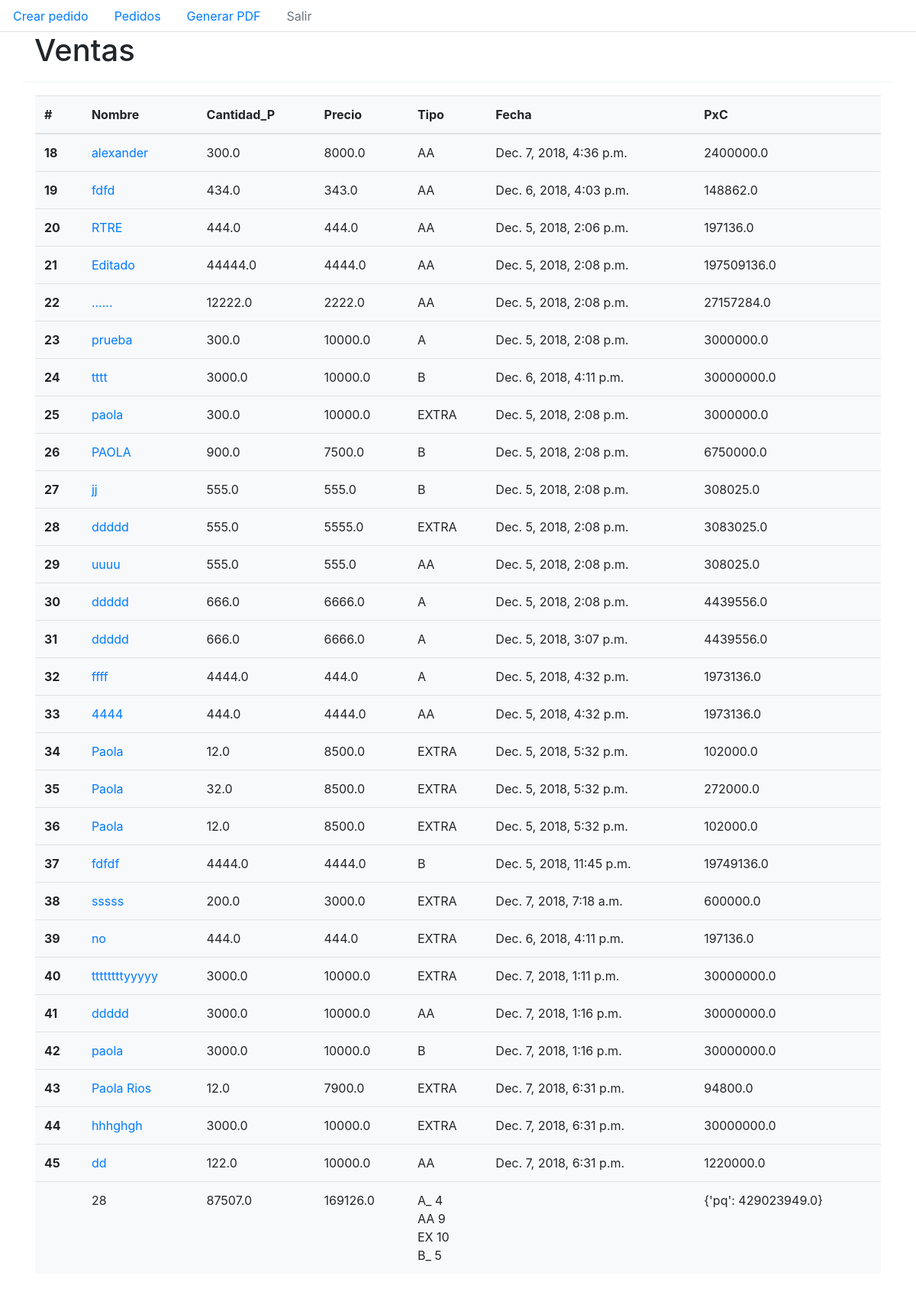
Screenshot of /core/table_eggs/ (signed in) with the database file from the repository.
### eggs/models.py (models this page shows, shortened)
class Eggs(models.Model):
    customer = models.CharField(max_length=200)
    quantity = models.FloatField(default=0)
    price = models.FloatField(default=0)
    type = models.CharField(max_length=6)
    pub_date = models.DateTimeField('date published')

### core/views.py (the view, shortened to what this page needs)
# urls.py: path('table_eggs/', views.GenerateHt.as_view(), name='table_eggs'),
class GenerateHt(View):
    def get(self, request, *args, **kwargs):
        if request.user.is_authenticated:
            posts = Eggs.objects.all()
            count = Eggs.objects.count()
            print(request)
            type_a = Eggs.objects.filter(type='A').count()
            type_aa = Eggs.objects.filter(type='AA').count()
            type_extra= Eggs.objects.filter(type='EXTRA').count()
            type_b = Eggs.objects.filter(type='B').count()
            price =  Eggs.objects.aggregate(price_e=Sum('price'))
            pricee = price['price_e']
            quantity = Eggs.objects.aggregate(quantity_Y=Sum('quantity'))
            quantityy = quantity['quantity_Y']
            price_p = Eggs.objects.extra(select={
                'result': 'price*quantity', })
            pospri = zip(posts, price_p)
            total_price_p = Eggs.objects.aggregate(pq=Sum(F('quantity')*F('price')))
            print(total_price_p)
            context = {'posts': posts, 'count': count, 'price': price,
                       'type_aa': type_aa, 'type_extra': type_extra,
                       'type_b': type_b,   'quantity': quantity,
                       'type_a': type_a, 'pricee': pricee, 'quantityy': quantityy, 'price_p': price_p,
                       'total_price_p': total_price_p,'pospri':pospri
                       }
            return render(request, 'core/invoice.html', context)
        else:
            return redirect(reverse('login-view'))

### core/templates/core/invoice.html (shortened to what this page needs)
 <!doctype html>
<html lang="en">
  <head>
      <link rel="stylesheet" href="https://stackpath.bootstrapcdn.com/bootstrap/4.1.3/css/bootstrap.min.css">
  </head>
  <body>
  <header >
    <ul class="nav nav-tabs">
  <li class="nav-item">
      <a class="nav-link" href='{% url "MyView" %}'>Crear pedido</a>
  </li>
  <li class="nav-item">
     <a class="nav-link" href='{% url "table_eggs" %}'>Pedidos</a>
  </li>
  <li class="nav-item">
      <a class="nav-link" href='{% url "pdf" %}'>Generar PDF</a>
  </li>
  <li class="nav-item">
    <a class="nav-link disabled" href='{% url "logout-view" %}'>Salir</a>
  </li>
</ul>
</header>
    <div class="container">
<h1 class="bd-title" id="content">Ventas</h1>
            <div class="bd-example">
<table class="table">
  <thead>
    <tr>
      <th scope="col">#</th>
      <th scope="col">Nombre</th>
      <th scope="col">Cantidad_P</th>
      <th scope="col">Precio</th>
      <th scope="col">Tipo</th>
       <th scope="col">Fecha</th>
        <th scope="col">PxC</th>
    </tr>
  </thead>
  <tbody>
        {% for customer,f in pospri%}
        <tr>
            <th scope="row">{{ customer.id }}</th>
            <td class="td_date"><a href="{% url 'edit' customer.id  %}">{{ customer.customer }}</a></td>
            <td class="td_40">{{ customer.quantity  }}</td>
            <td class="td_40">{{ customer.price  }}</td>
            <td class="td_40">{{ customer.type  }}</td>
            <td class="td_date">{{ customer.pub_date   }}</td>
            <td>{{ f.result }}</td>
        </tr>
        {% endfor%}
    <tr>
        <td></td>
     <td>{{count}}</td>
        <td>{{quantityy}}</td>
        <td>{{pricee}}</td>
        <td>A_ {{type_a}}<br/>AA {{type_aa}} <br/>EX {{type_extra}}<br/>B_ {{type_b}}</td>
        <td></td>
        <td>{{total_price_p}}</td>
   </tr>
  </tbody>
</table>
</div>
    </div>
  </body>
</html>

### core/templates/core/invoice.html (style rules this page uses)
* { box-sizing: border-box; -webkit-font-smoothing: antialiased; }
.table { width: 100%; margin-bottom: 1rem; background-color: transparent; }
table { border-collapse: collapse; }
table { display: table; border-collapse: separate; border-spacing: 2px; border-color: grey; }
div { display: block; }
.container { position: relative; width: 100%; min-height: 1px; padding-right: 15px; padding-left: 15px; }
.bd-example { position: relative; padding: 1rem; margin: 1rem -15px 0; border: solid #f8f9fa; border-width: .2rem 0 0; }
.bd-example::after { display: block; clear: both; content: ""; }
.table { width: 100%; margin-bottom: 1rem; background-color: #f8f9fa; border-collapse: collapse; }
table { display: table; border-collapse: separate; border-spacing:-webkit-border-horizontal-spacing: 2px; -webkit-border-vertical-spacing: 2px; border-top-color: grey; border-right-color: grey; border-bottom-color: grey; border-left-color: grey; }
thead { display: table-header-group; vertical-align: middle; border-top-color: inherit; border-right-color: inherit; border-bottom-color: inherit; border-left-color: inherit; }
tr { display: table-row; vertical-align: inherit; border-color: inherit; border-top-color: inherit; border-right-color: inherit; border-bottom-color: inherit; border-left-color: inherit; }
.table thead th { vertical-align: bottom; border-bottom: 2px solid #dee2e6; border-bottom-width: 2px; border-bottom-style: solid; border-bottom-color: rgb(222, 226, 230); }
tbody { display: table-row-group; vertical-align: middle; border-color: inherit; border-top-color: inherit; border-right-color: inherit; border-bottom-color: inherit; border-left-color: inherit; }
.table th { padding: .75rem; padding-top: 0.75rem; padding-right: 0.75rem; padding-bottom: 0.75rem; padding-left: 0.75rem; vertical-align: top; border-top: 1px solid #dee2e6; border-top-width: 1px; border-top-style: solid; border-top-color: rgb(222, 226, 230); }
th { text-align: inherit; font-weight: bold; display: table-cell; }
.table td, .table th { padding: .75rem; padding-top: 0.75rem; padding-right: 0.75rem; padding-bottom: 0.75rem; padding-left: 0.75rem; vertical-align: top; border-top: 1px solid #dee2e6; border-top-width: 1px; border-top-style: solid; border-top-color: rgb(222, 226, 230); }

### rows the page displays
Eggs: id "18", customer "alexander", quantity "300.0", price "8000.0", type "AA", pub_date "Dec. 7, 2018, 4:36 p.m.", result "2400000.0"
Eggs: id "19", customer "fdfd", quantity "434.0", price "343.0", type "AA", pub_date "Dec. 6, 2018, 4:03 p.m.", result "148862.0"
Eggs: id "20", customer "RTRE", quantity "444.0", price "444.0", type "AA", pub_date "Dec. 5, 2018, 2:06 p.m.", result "197136.0"
Eggs: id "21", customer "Editado", quantity "44444.0", price "4444.0", type "AA", pub_date "Dec. 5, 2018, 2:08 p.m.", result "197509136.0"
Eggs: id "22", customer "......", quantity "12222.0", price "2222.0", type "AA", pub_date "Dec. 5, 2018, 2:08 p.m.", result "27157284.0"
Eggs: id "23", customer "prueba", quantity "300.0", price "10000.0", type "A", pub_date "Dec. 5, 2018, 2:08 p.m.", result "3000000.0"
Eggs: id "24", customer "tttt", quantity "3000.0", price "10000.0", type "B", pub_date "Dec. 6, 2018, 4:11 p.m.", result "30000000.0"
Eggs: id "25", customer "paola", quantity "300.0", price "10000.0", type "EXTRA", pub_date "Dec. 5, 2018, 2:08 p.m.", result "3000000.0"
Eggs: id "26", customer "PAOLA", quantity "900.0", price "7500.0", type "B", pub_date "Dec. 5, 2018, 2:08 p.m.", result "6750000.0"
Eggs: id "27", customer "jj", quantity "555.0", price "555.0", type "B", pub_date "Dec. 5, 2018, 2:08 p.m.", result "308025.0"
Eggs: id "28", customer "ddddd", quantity "555.0", price "5555.0", type "EXTRA", pub_date "Dec. 5, 2018, 2:08 p.m.", result "3083025.0"
Eggs: id "29", customer "uuuu", quantity "555.0", price "555.0", type "AA", pub_date "Dec. 5, 2018, 2:08 p.m.", result "308025.0"
Eggs: id "30", customer "ddddd", quantity "666.0", price "6666.0", type "A", pub_date "Dec. 5, 2018, 2:08 p.m.", result "4439556.0"
Eggs: id "31", customer "ddddd", quantity "666.0", price "6666.0", type "A", pub_date "Dec. 5, 2018, 3:07 p.m.", result "4439556.0"
Eggs: id "32", customer "ffff", quantity "4444.0", price "444.0", type "A", pub_date "Dec. 5, 2018, 4:32 p.m.", result "1973136.0"
Eggs: id "33", customer "4444", quantity "444.0", price "4444.0", type "AA", pub_date "Dec. 5, 2018, 4:32 p.m.", result "1973136.0"
Eggs: id "34", customer "Paola", quantity "12.0", price "8500.0", type "EXTRA", pub_date "Dec. 5, 2018, 5:32 p.m.", result "102000.0"
Eggs: id "35", customer "Paola", quantity "32.0", price "8500.0", type "EXTRA", pub_date "Dec. 5, 2018, 5:32 p.m.", result "272000.0"
Eggs: id "36", customer "Paola", quantity "12.0", price "8500.0", type "EXTRA", pub_date "Dec. 5, 2018, 5:32 p.m.", result "102000.0"
Eggs: id "37", customer "fdfdf", quantity "4444.0", price "4444.0", type "B", pub_date "Dec. 5, 2018, 11:45 p.m.", result "19749136.0"
Eggs: id "38", customer "sssss", quantity "200.0", price "3000.0", type "EXTRA", pub_date "Dec. 7, 2018, 7:18 a.m.", result "600000.0"
Eggs: id "39", customer "no", quantity "444.0", price "444.0", type "EXTRA", pub_date "Dec. 6, 2018, 4:11 p.m.", result "197136.0"
Eggs: id "40", customer "ttttttttyyyyy", quantity "3000.0", price "10000.0", type "EXTRA", pub_date "Dec. 7, 2018, 1:11 p.m.", result "30000000.0"
Eggs: id "41", customer "ddddd", quantity "3000.0", price "10000.0", type "AA", pub_date "Dec. 7, 2018, 1:16 p.m.", result "30000000.0"
Eggs: id "42", customer "paola", quantity "3000.0", price "10000.0", type "B", pub_date "Dec. 7, 2018, 1:16 p.m.", result "30000000.0"
Eggs: id "43", customer "Paola Rios", quantity "12.0", price "7900.0", type "EXTRA", pub_date "Dec. 7, 2018, 6:31 p.m.", result "94800.0"
Eggs: id "44", customer "hhhghgh", quantity "3000.0", price "10000.0", type "EXTRA", pub_date "Dec. 7, 2018, 6:31 p.m.", result "30000000.0"
Eggs: id "45", customer "dd", quantity "122.0", price "10000.0", type "AA", pub_date "Dec. 7, 2018, 6:31 p.m.", result "1220000.0"

### other values shown
{{ count }} "28"
{{ quantityy }} "87507.0"
{{ pricee }} "169126.0"
{{ type_a }} "4"
{{ type_aa }} "9"
{{ type_extra }} "10"
{{ type_b }} "5"
{{ total_price_p }} "{'pq': 429023949.0}"
